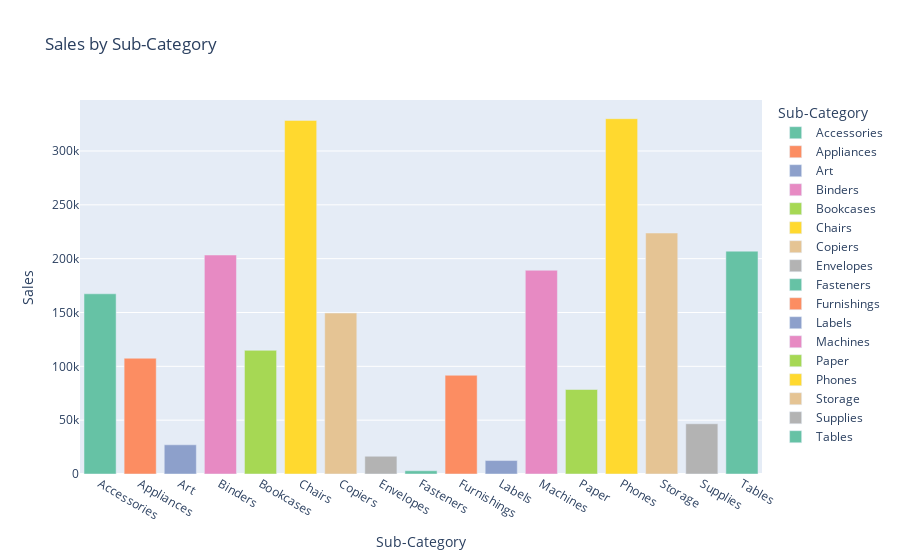

The cell this chart's notebook holds for it:
### Code cell
# Bar Chart
fig=px.bar(
    Sales_By_Sub_Category,
    x="Sub-Category",
    y="Sales",
    title="Sales by Sub-Category",
    color="Sub-Category",
    #color_discrete_sequence=px.colors.qualitative.Set2
)

fig.show()

### Figure 1 — Plotly figure (JSON) as saved in the notebook; plotly's stock layout.template omitted (floating-point values rounded to 4 significant figures)
{"data": [{"alignmentgroup": "True", "hovertemplate": "Sub-Category=%{x}<br>Sales=%{y}<extra></extra>", "legendgroup": "Accessories", "marker": {"color": "rgb(102,194,165)", "pattern": {"shape": ""}}, "name": "Accessories", "offsetgroup": "Accessories", "orientation": "v", "showlegend": true, "textposition": "auto", "type": "bar", "x": ["Accessories"], "xaxis": "x", "y": [167400.0], "yaxis": "y"}, {"alignmentgroup": "True", "hovertemplate": "Sub-Category=%{x}<br>Sales=%{y}<extra></extra>", "legendgroup": "Appliances", "marker": {"color": "rgb(252,141,98)", "pattern": {"shape": ""}}, "name": "Appliances", "offsetgroup": "Appliances", "orientation": "v", "showlegend": true, "textposition": "auto", "type": "bar", "x": ["Appliances"], "xaxis": "x", "y": [107500.0], "yaxis": "y"}, {"alignmentgroup": "True", "hovertemplate": "Sub-Category=%{x}<br>Sales=%{y}<extra></extra>", "legendgroup": "Art", "marker": {"color": "rgb(141,160,203)", "pattern": {"shape": ""}}, "name": "Art", "offsetgroup": "Art", "orientation": "v", "showlegend": true, "textposition": "auto", "type": "bar", "x": ["Art"], "xaxis": "x", "y": [27120.0], "yaxis": "y"}, {"alignmentgroup": "True", "hovertemplate": "Sub-Category=%{x}<br>Sales=%{y}<extra></extra>", "legendgroup": "Binders", "marker": {"color": "rgb(231,138,195)", "pattern": {"shape": ""}}, "name": "Binders", "offsetgroup": "Binders", "orientation": "v", "showlegend": true, "textposition": "auto", "type": "bar", "x": ["Binders"], "xaxis": "x", "y": [203400.0], "yaxis": "y"}, {"alignmentgroup": "True", "hovertemplate": "Sub-Category=%{x}<br>Sales=%{y}<extra></extra>", "legendgroup": "Bookcases", "marker": {"color": "rgb(166,216,84)", "pattern": {"shape": ""}}, "name": "Bookcases", "offsetgroup": "Bookcases", "orientation": "v", "showlegend": true, "textposition": "auto", "type": "bar", "x": ["Bookcases"], "xaxis": "x", "y": [114900.0], "yaxis": "y"}, {"alignmentgroup": "True", "hovertemplate": "Sub-Category=%{x}<br>Sales=%{y}<extra></extra>", "legendgroup": "Chairs", "marker": {"color": "rgb(255,217,47)", "pattern": {"shape": ""}}, "name": "Chairs", "offsetgroup": "Chairs", "orientation": "v", "showlegend": true, "textposition": "auto", "type": "bar", "x": ["Chairs"], "xaxis": "x", "y": [328400.0], "yaxis": "y"}, {"alignmentgroup": "True", "hovertemplate": "Sub-Category=%{x}<br>Sales=%{y}<extra></extra>", "legendgroup": "Copiers", "marker": {"color": "rgb(229,196,148)", "pattern": {"shape": ""}}, "name": "Copiers", "offsetgroup": "Copiers", "orientation": "v", "showlegend": true, "textposition": "auto", "type": "bar", "x": ["Copiers"], "xaxis": "x", "y": [149500.0], "yaxis": "y"}, {"alignmentgroup": "True", "hovertemplate": "Sub-Category=%{x}<br>Sales=%{y}<extra></extra>", "legendgroup": "Envelopes", "marker": {"color": "rgb(179,179,179)", "pattern": {"shape": ""}}, "name": "Envelopes", "offsetgroup": "Envelopes", "orientation": "v", "showlegend": true, "textposition": "auto", "type": "bar", "x": ["Envelopes"], "xaxis": "x", "y": [16480.0], "yaxis": "y"}, {"alignmentgroup": "True", "hovertemplate": "Sub-Category=%{x}<br>Sales=%{y}<extra></extra>", "legendgroup": "Fasteners", "marker": {"color": "rgb(102,194,165)", "pattern": {"shape": ""}}, "name": "Fasteners", "offsetgroup": "Fasteners", "orientation": "v", "showlegend": true, "textposition": "auto", "type": "bar", "x": ["Fasteners"], "xaxis": "x", "y": [3024.0], "yaxis": "y"}, {"alignmentgroup": "True", "hovertemplate": "Sub-Category=%{x}<br>Sales=%{y}<extra></extra>", "legendgroup": "Furnishings", "marker": {"color": "rgb(252,141,98)", "pattern": {"shape": ""}}, "name": "Furnishings", "offsetgroup": "Furnishings", "orientation": "v", "showlegend": true, "textposition": "auto", "type": "bar", "x": ["Furnishings"], "xaxis": "x", "y": [91710.0], "yaxis": "y"}, {"alignmentgroup": "True", "hovertemplate": "Sub-Category=%{x}<br>Sales=%{y}<extra></extra>", "legendgroup": "Labels", "marker": {"color": "rgb(141,160,203)", "pattern": {"shape": ""}}, "name": "Labels", "offsetgroup": "Labels", "orientation": "v", "showlegend": true, "textposition": "auto", "type": "bar", "x": ["Labels"], "xaxis": "x", "y": [12490.0], "yaxis": "y"}, {"alignmentgroup": "True", "hovertemplate": "Sub-Category=%{x}<br>Sales=%{y}<extra></extra>", "legendgroup": "Machines", "marker": {"color": "rgb(231,138,195)", "pattern": {"shape": ""}}, "name": "Machines", "offsetgroup": "Machines", "orientation": "v", "showlegend": true, "textposition": "auto", "type": "bar", "x": ["Machines"], "xaxis": "x", "y": [189200.0], "yaxis": "y"}, {"alignmentgroup": "True", "hovertemplate": "Sub-Category=%{x}<br>Sales=%{y}<extra></extra>", "legendgroup": "Paper", "marker": {"color": "rgb(166,216,84)", "pattern": {"shape": ""}}, "name": "Paper", "offsetgroup": "Paper", "orientation": "v", "showlegend": true, "textposition": "auto", "type": "bar", "x": ["Paper"], "xaxis": "x", "y": [78480.0], "yaxis": "y"}, {"alignmentgroup": "True", "hovertemplate": "Sub-Category=%{x}<br>Sales=%{y}<extra></extra>", "legendgroup": "Phones", "marker": {"color": "rgb(255,217,47)", "pattern": {"shape": ""}}, "name": "Phones", "offsetgroup": "Phones", "orientation": "v", "showlegend": true, "textposition": "auto", "type": "bar", "x": ["Phones"], "xaxis": "x", "y": [330000.0], "yaxis": "y"}, {"alignmentgroup": "True", "hovertemplate": "Sub-Category=%{x}<br>Sales=%{y}<extra></extra>", "legendgroup": "Storage", "marker": {"color": "rgb(229,196,148)", "pattern": {"shape": ""}}, "name": "Storage", "offsetgroup": "Storage", "orientation": "v", "showlegend": true, "textposition": "auto", "type": "bar", "x": ["Storage"], "xaxis": "x", "y": [223800.0], "yaxis": "y"}, {"alignmentgroup": "True", "hovertemplate": "Sub-Category=%{x}<br>Sales=%{y}<extra></extra>", "legendgroup": "Supplies", "marker": {"color": "rgb(179,179,179)", "pattern": {"shape": ""}}, "name": "Supplies", "offsetgroup": "Supplies", "orientation": "v", "showlegend": true, "textposition": "auto", "type": "bar", "x": ["Supplies"], "xaxis": "x", "y": [46670.0], "yaxis": "y"}, {"alignmentgroup": "True", "hovertemplate": "Sub-Category=%{x}<br>Sales=%{y}<extra></extra>", "legendgroup": "Tables", "marker": {"color": "rgb(102,194,165)", "pattern": {"shape": ""}}, "name": "Tables", "offsetgroup": "Tables", "orientation": "v", "showlegend": true, "textposition": "auto", "type": "bar", "x": ["Tables"], "xaxis": "x", "y": [207000.0], "yaxis": "y"}], "layout": {"autosize": true, "barmode": "relative", "legend": {"title": {"text": "Sub-Category"}, "tracegroupgap": 0}, "title": {"text": "Sales by Sub-Category"}, "xaxis": {"anchor": "y", "autorange": true, "categoryarray": ["Accessories", "Appliances", "Art", "Binders", "Bookcases", "Chairs", "Copiers", "Envelopes", "Fasteners", "Furnishings", "Labels", "Machines", "Paper", "Phones", "Storage", "Supplies", "Tables"], "categoryorder": "array", "domain": [0, 1], "range": [-0.5, 16.5], "title": {"text": "Sub-Category"}, "type": "category"}, "yaxis": {"anchor": "x", "autorange": true, "domain": [0, 1], "range": [0, 347400.0], "title": {"text": "Sales"}, "type": "linear"}}}
